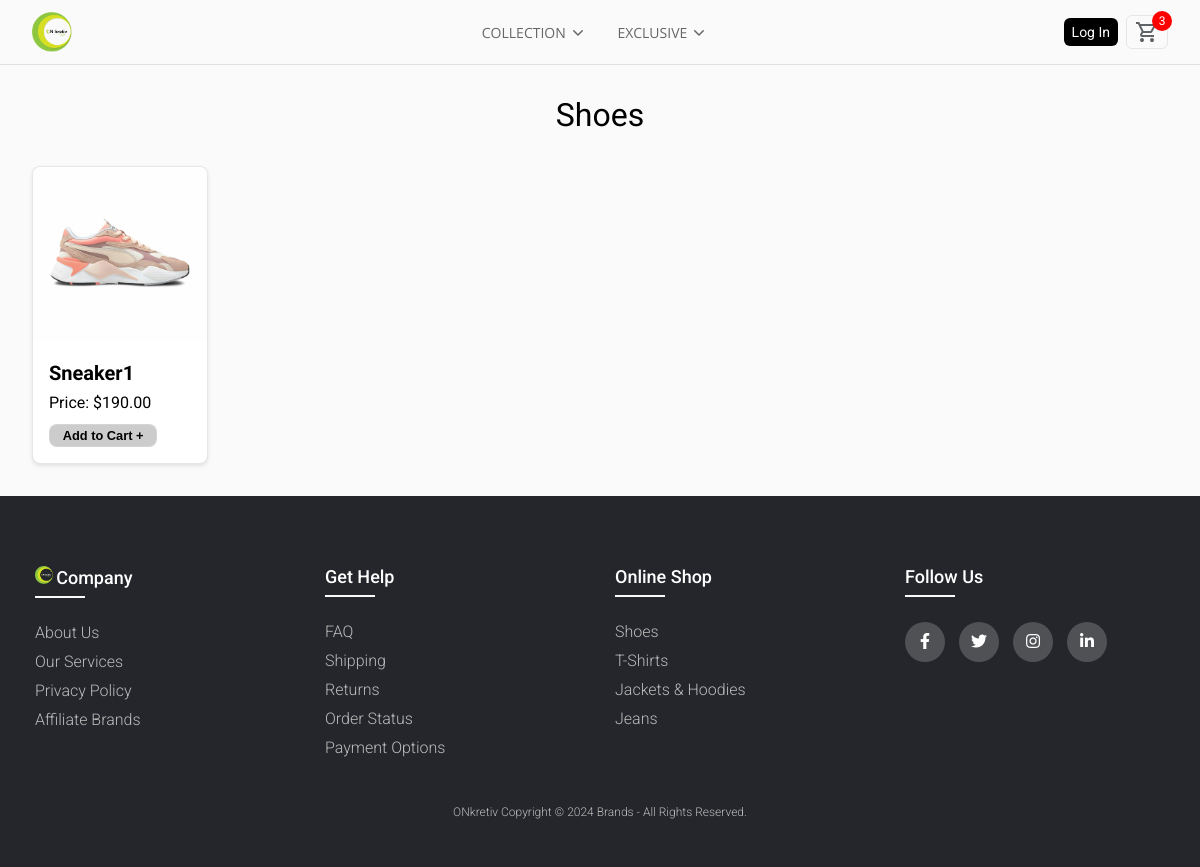
/products/category/Shoes/, run on the app's committed database.
### store/models.py (models this page shows, shortened)
class ProductCategory(models.Model):
    name = models.CharField(max_length=200)
    description = models.TextField(null=True, blank=True)

class Product(models.Model):
    name = models.CharField(max_length=200, null=True)
    category = models.ForeignKey(ProductCategory, on_delete=models.CASCADE, blank=True, null=True, default=None)
    special_category = models.ForeignKey(SpecialCategory, on_delete=models.CASCADE, blank=True, null=True)
    price = models.FloatField()
    digital = models.BooleanField(default=False, null=True, blank=False)
    image = models.ImageField(null=True, blank=True)

### store/views.py (the view)
# urls.py: path('products/<str:category_type>/<str:category_name>/', views.products_by_category, name='products_by_category'),
def products_by_category(request, category_type, category_name):
    if category_type == 'special':
        category = get_object_or_404(SpecialCategory, name=category_name)
        products = Product.objects.filter(special_category=category)
    else:
        category = get_object_or_404(ProductCategory, name=category_name)
        products = Product.objects.filter(category=category)
    return render(request, 'store/products_by_category.html', {'category': category, 'products': products})

### store/templates/store/products_by_category.html (shortened to what this page needs)
{% extends "store/main.html" %}
{% load static %}
{% block content %}
<div class="nav-feature">{{ category.name }}</div>
<section class="cards-section pants-cards">
    {% for product in products %}
    <div class="card">
        <a href="{% url 'product_detail' product.id %}">
            <img src="{{ product.image.url }}" alt="{{ product.name }}">
            <div class="card-content">
                <h4>{{ product.name }}</h4>
                <p>Price: ${{ product.price|floatformat:2}}</p>
                <a href="{% url 'cart' %}">
                    <button class="add-to-cart update-cart" data-product-id="{{ product.id }}" data-action="add">Add to Cart &plus; </button>
                </a>
            </div>
        </a>
    </div>
    {% endfor %}
</section>
{% endblock content %}

### static/css/ONkretiv.css (style rules this page uses)
:root { --primary: #000000; --background: #FAFAFA; --secondary-background: #F2F2F2; --gray: #847F90; --gray-hover: #171717; --primary-hover: #555555; --link-gray: #666666; --link-gray-hover: #171717; --gray: #E1E1E1; --gray-border: #E6E6E6; --white: #FCFCFC; --navbar-height: 64px; }
body { font-family: 'Roboto', sans-serif; font-size: 16px; }
* { margin: 0; padding: 0; box-sizing: border-box; }
.cards-section { display: grid; grid-template-columns: repeat(4, 1fr); grid-gap: 1rem; padding: 2rem; background-color: var(--background); }
.card { display: flex; flex-direction: column; justify-content: space-between; background-color: white; border: 1px solid var(--gray-border); border-radius: 0.5rem; overflow: hidden; box-shadow: 0 2px 4px rgba(0, 0, 0, 0.1); position: relative; height: 100%; }
.card a { display: block; text-decoration: none; }
.card img { width: 100%; height: auto; object-fit: cover; border-radius: 0.5rem; border-top-left-radius: 0.5rem; border-top-right-radius: 0.5rem; flex-grow: 1; transition: transform 0.2s; }
.card-content { padding: 16px; flex-shrink: 0; }
.card h4 { font-size: 1.25rem; margin-bottom: 0.5rem; color: #000000; }
.card p { font-size: 1rem; margin-bottom: 0.25rem; color: #000000; }
.add-to-cart { margin-top: 0.5rem; padding: 0.2rem 0.8rem; font-size: 0.8rem; font-weight: 700; border-radius: 0.5rem; border: 1px solid rgba(255, 255, 255, 0.18); color: rgb(0, 0, 0); text-align: center; cursor: pointer; background: rgba(0, 0, 0, 0.2); }
.pants-cards { display: grid; grid-template-columns: repeat(6, 1fr); grid-gap: 1rem; padding: 2rem 2rem; background-color: var(--background); }
.nav-feature { display: flex; align-items: center; justify-content: center; font-size: 2rem; padding-top: 6rem; background-color: var(--background); }

### data on the page
ProductCategory: name "Shoes"
Product: image (picture), name "Sneaker1", price "190.00"
